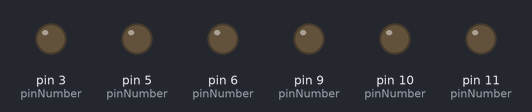
Simulated run of this sketch. Board: Arduino Uno, built with avr-gcc and run on an emulated ATmega328P. On the bench: output pins drawn as LEDs (lit = HIGH).

Above: at 0.15 s.
Timing chart, 0 to 1.6 s (numbered marks = the images above):
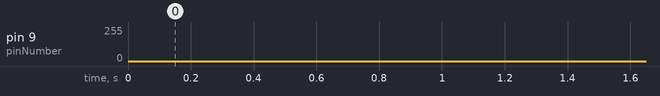

The sketch:

LED_wave.ino
```cpp
int pinNumber[] = {3,5,6,9,10,11};

void setup() {

}

void loop() {
  for (int thisPin = 0; thisPin < 6; thisPin++) {
    int myPin = pinNumber[thisPin];

    for (int brightness = 0; brightness < 255; brightness++) {
      analogWrite(myPin, brightness);
      delay(3);
    }

    for (int brightness = 255; brightness >= 0; brightness--) {
      analogWrite(myPin, brightness);
      delay(3);
    }
  }
}
```
